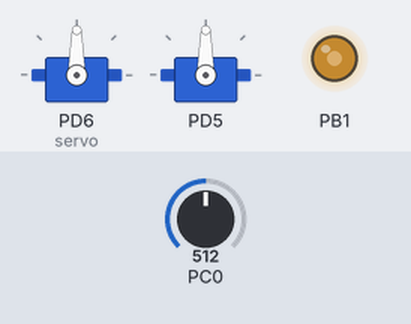
A program run on a simulated ATmega328P, built with avr-gcc and emulated at 2 MHz. On the bench: 2 × servo, output pins drawn as LEDs (lit = HIGH). The test bench sets the inputs (shaded band); at power-on: PC0 = 512. Sleep ends after the set time or at an interrupt; servo pulses on a pin are drawn as a servo (544–2400 µs = 0–180°).

Above: at 0.1 s.
At 32.87 s:
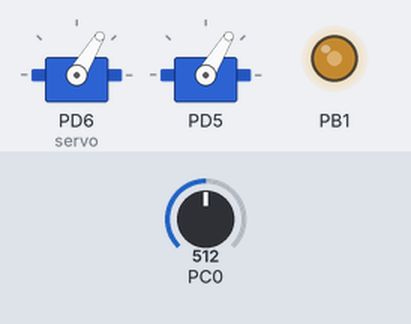
At 33.3 s:
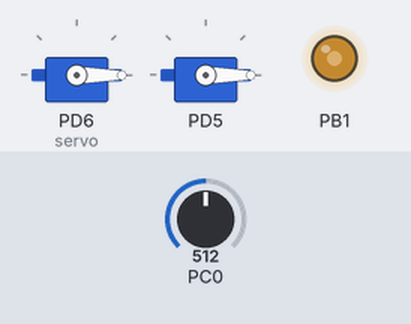
Timing chart, 0 to 34.8 s (numbered marks = the images above):
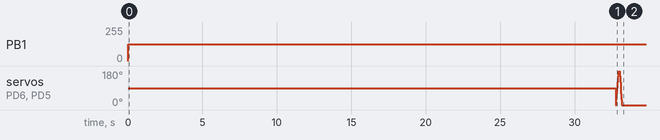

Measured:
- by itself, PB1: 0/255 → 125/255 at 0.00 s

The program:

main.c
```c
/*
1. Use the Watchdog Timer to make the alarm go off after x seconds ?
2. Use the Button to turn off the alarm ?
3. Use the Speaker to play the alarm sound <-
4. Use the Microphone to make the alarm snooze <-
5. Use the Motors to make the wings flap when the alarm goes off ?

*/
/*
 * Alarm thingy.c
 *
 * Created: 9/3/2025 12:12:27 AM
 * Author : mattp
 */

#define BAUD 9600
//#define TURN_ON_LED PINB |= (1 << PINB2)
#define SOUND_LED PORTB |= (1 << PINB2)
#define SOUND_LED_OFF (PORTB &= ~(1 << PINB2))
#define ALARM_IS_ACTIVE PINC & (1 << PINC5) // Button is not pressed
#define BUTTON_PRESSED ~PINC & (1 << PINC5)
#define SNOOZE PINB & (1 << PINB2)

#include "common.h"
#include <avr/interrupt.h>
#include <avr/wdt.h>
#include <avr/sleep.h>
#include <stdbool.h>
#include "watchdog.h"
#include "uart.h"
#include "adc.h"
#include "servo.h"
#include "audio.h"


const uint16_t snooze_seconds = 16; // Set the snooze time to 16
volatile uint32_t count_s = 0; // The number of seconds counted
volatile bool start_counting = 0; // Indicates when to start counting
uint32_t target_seconds = 30; // Number of seconds to count to

void count_down(void); // Count until target has been reached

ISR(WDT_vect) {
	// Increment count_s whenever the Watchdog Timer times out
	count_s += 8;
}

int main(void)
{
	// Initialize the peripherals
	uart_init(BAUD);
	adc_init();
	wdt_init();
	servo_init();
	servo_write_angles(90, 90);
	sei();

	// Set the inputs and output pins ### DECIDE WHICH TO USE ###
	DDRC &= ~(1 << DDC5); // Set PC5 as button input
	PORTC |= (1 << PORTC5);

	// Enable sleep
	set_sleep_mode(SLEEP_MODE_PWR_DOWN); // Set sleep mode to Power-down
	sleep_enable();

	// Enable sound
	audio_init();
	audio_set_loop(0);        // loop alarm(0=no loop, 1=loop)
	sei();

    while (1)
    {
		// Wait until the alarm time has been sent to the MCU, then set target_seconds from the input
		//uint8_t data = uart_receive();
		//target_seconds = data;
		//target_seconds = 16;

		//_delay_ms(1000);
		// Wait until alarm goes off
		count_down();

		// Wait until the alarm is turned off
		while (1) {
			// Check if microphone detects noise while arms are moving ### POSSIBLY CHANGE TO NOT DO AT SAME TIME ###
			if (servos_sweep_in_phase(30)) {
				target_seconds = snooze_seconds;
				count_down();
				continue;
			}

			// Alarm button is pressed and alarm turns off
			if (BUTTON_PRESSED) {
				break;
			}

			// Play the audio once
			audio_play(1);
			_delay_ms(1500);
			audio_stop();

			// Alarm button is pressed and alarm turns off
			if (BUTTON_PRESSED) {
				break;
			}
		}
    }
}

void count_down(void) {
	while(1) {
		sleep_cpu();

		// Stop counting when the set time has passed
		if (count_s >= target_seconds) {
			count_s = 0;
			break;
		}
	}
}
```

adc.c
```c
/*
 * adc.c
 *
 * Created: 10/09/2025 12:31:08 pm
 *  Author: calvi
 */

#include "common.h"
#include "adc.h"
#include <avr/io.h>

const uint16_t mic_threshold = 200; // Set the noise threshold for the microphone

void adc_init() {
	ADMUX |= (1 << REFS0); // Sets Vref to AVcc
	ADCSRA |= (1<<ADEN) | (1<<ADPS2); // Enables the ADC and sets the prescaler to 16
	//ADCSRB = 0;
	//DIDR0 = 0;
}
uint16_t adc_read(uint8_t chan) {
	ADMUX &= 0xF0; // De-selects all ADC input channels
	ADMUX |= chan; // Selects the channel to convert from
	ADCSRA |= (1 << ADSC); // Starts the ADC conversion

	// Returns the ADC value once conversion is complete
	while ((ADCSRA & (1 << ADIF)) == 0) {
		;
	}
	return ADC;
}

uint16_t adc_convert_mv(int value) {
	return (float)4.88 * value; // voltage_mV = ...
}

bool alarm_snoozed(void) {
	// Read the voltage input from the microphone if
	uint16_t adc_reading = adc_read(0);
	adc_reading = adc_convert_mv(adc_reading);

	// Snooze the alarm when a loud enough noise has been made
	if (adc_reading > mic_threshold) {
		return 1;
	}

	return 0;
}
```

adc.h
```c
/*
 * adc.h
 *
 * Created: 10/09/2025 12:31:19 pm
 *  Author: calvi
 */


#ifndef _ADC_H
#define _ADC_H

#include <stdint.h>
#include <stdbool.h>

void adc_init(); // Initializes the ADC
uint16_t adc_read(uint8_t chan); // Reads the inputted ADC channel
uint16_t adc_convert_mv(int value); // Converts the ADC value to mV
bool alarm_snoozed(void); // Returns true if mic threshold has been reached

#endif
```

audio.c
```c
#include "common.h"
#include <avr/io.h>
#include <avr/interrupt.h>
#include <avr/pgmspace.h>
#include "clip_8k.h"   // clip_sr (=8000), clip_length, clip_data[] PROGMEM
/* PB1 (OC1A) output, Timer1 = 31.25 kHz fast PWM carrier @2 MHz,
   Timer2 CTC ? 8 kHz sample tick. */

static volatile uint32_t sample_index = 0;
static volatile uint8_t  g_playing    = 0;
static volatile uint8_t  g_loop       = 1;

/* ---- Timer1: Fast PWM on OC1A, TOP=ICR1=63 => 31.25 kHz ---- */
static void pwm_timer1_init(void) {
    DDRB  |= _BV(PB1);                 // PB1 = OC1A
    ICR1   = 63;                       // 2e6/(63+1)=31.25 kHz
    OCR1A  = ICR1/2;                   // mid duty (silence)
    TCCR1A = _BV(COM1A1) | _BV(WGM11); // Fast PWM (mode 14), non-inverting
    TCCR1B = _BV(WGM13) | _BV(WGM12) | _BV(CS10); // prescale=1
}

/* ---- Timer2: CTC for sample rate ---- */
static void sampler_timer2_setup(uint32_t rate_hz) {
    TCCR2A = _BV(WGM21);               // CTC
    TCCR2B = _BV(CS21);                // prescale 8
    OCR2A  = (uint8_t)(F_CPU / (8UL * rate_hz) - 1UL); // ~30 @ 8 kHz
    TIMSK2 &= ~_BV(OCIE2A);            // disabled until play()
    TIFR2   = _BV(OCF2A);              // clear pending
}

/* ---- Public API ---- */
void audio_init(void) {
    pwm_timer1_init();
    sampler_timer2_setup(clip_sr);
    OCR1A = ICR1/2;    // silence
    sample_index = 0;
    g_playing = 0;
    g_loop = 1;
}

void audio_play(uint8_t restart) {
    if (restart) sample_index = 0;
    TIFR2   = _BV(OCF2A);
    TIMSK2 |= _BV(OCIE2A);
    g_playing = 1;
}

void audio_stop(void) {
    TIMSK2 &= ~_BV(OCIE2A);
    OCR1A   = ICR1/2;   // silence
    g_playing = 0;
}

void audio_set_loop(uint8_t loop_on) {
    g_loop = (loop_on != 0);
}

/* ---- ~8 kHz sample tick ---- */
ISR(TIMER2_COMPA_vect) {
    if (sample_index >= clip_length) {
        if (g_loop) {
            sample_index = 0;
        } else {
            TIMSK2 &= ~_BV(OCIE2A);
            OCR1A   = ICR1/2;
            g_playing = 0;
            sample_index = 0;
            return;
        }
    }
    uint8_t s8 = pgm_read_byte(&clip_data[sample_index++]); // 0..255
    OCR1A = ((uint16_t)s8 * ICR1) / 255; // map to PWM range
}
```

audio.h
```c
#ifndef AUDIO_H
#define AUDIO_H
#include <stdint.h>

void audio_init(void);
void audio_play(uint8_t restart);   // 1 = from start, 0 = resume
void audio_stop(void);              // hard-silence + stop ticking
void audio_set_loop(uint8_t loop_on);

#endif
```

common.h
```c
/*
 * common.h
 *
 * Created: 9/10/2025 2:00:47 PM
 *  Author: mattp
 */


#ifndef COMMON_H_
#define COMMON_H_

#define F_CPU 2000000UL
#include <avr/io.h>
#include <stdio.h>
#include <util/delay.h>

#endif /* COMMON_H_ */
```

servo.c
```c
#include "common.h"
#include "servo.h"
#include "adc.h"
#include <avr/io.h>
#include <util/delay.h>

// -------- Timer0 settings (Phase Correct, TOP=0xFF) --------
// F_CPU = 2 MHz assumed. Prescaler = 64 -> tick = 32 us.
// Phase-correct period = 510 ticks -> ~16.32 ms (~61.3 Hz).
#if (F_CPU != 2000000UL)
#warning "This config is tuned for F_CPU=2 MHz. If you change F_CPU, recompute prescaler."
#endif

#define T0_PRESC_BITS   ((1<<CS01) | (1<<CS00))   // /64
#define T0_PRESC_VAL    64UL

// Compute tick and period in microseconds using integer math (no overflow)
static inline uint16_t t0_tick_us(void) {
	// For 2 MHz and /64 this is 32 us exactly
	return (uint16_t)((T0_PRESC_VAL * 1000000UL) / F_CPU);
}
static inline uint32_t t0_period_us(void) {
	return (uint32_t)510U * (uint32_t)t0_tick_us();
}

// Map microseconds to OCR (0..255) based on actual PWM period
static inline uint8_t us_to_ocr(uint16_t pulse_us) {
	if (pulse_us < SERVO_MIN_US) pulse_us = SERVO_MIN_US;
	if (pulse_us > SERVO_MAX_US) pulse_us = SERVO_MAX_US;
	uint32_t per_us = t0_period_us();                // ?16320
	uint32_t ocr = ( (uint32_t)pulse_us * 255U + (per_us/2U) ) / per_us;  // round
	if (ocr < 1U)   ocr = 1U;                        // keep non-zero pulse
	if (ocr > 254U) ocr = 254U;                      // avoid 100% edge case
	return (uint8_t)ocr;
}

static inline uint16_t angle_to_us(uint8_t deg) {
	if (deg > 180) deg = 180;
	uint32_t span = (uint32_t)(SERVO_MAX_US - SERVO_MIN_US);
	return (uint16_t)(SERVO_MIN_US + (span * deg) / 180UL);
}

void servo_init(void)
{
	// PD6 (OC0A) + PD5 (OC0B) as outputs
	DDRD |= (1 << DDD6) | (1 << DDD5);

	// Phase Correct PWM (WGM02:0 = 0b001): TOP=0xFF
	// Non-inverting on both channels
	TCCR0A = (1 << COM0A1) | (1 << COM0B1) | (1 << WGM00);
	TCCR0B = 0;                       // WGM02=0, prescaler not set yet

	// Center both servos (~1.5 ms)
	OCR0A = us_to_ocr(1500);          // PD6
	OCR0B = us_to_ocr(1500);          // PD5

	// Start timer with prescaler /64
	TCCR0B |= T0_PRESC_BITS;
}

// ---- Channel A: PD6 (OC0A) ----
void servo_write_us(uint16_t pulse) { OCR0A = us_to_ocr(pulse); }
void servo_write_angle(uint8_t deg) { servo_write_us(angle_to_us(deg)); }

// ---- Channel B: PD5 (OC0B) ----
void servo2_write_us(uint16_t pulse) { OCR0B = us_to_ocr(pulse); }
void servo2_write_angle(uint8_t deg) { servo2_write_us(angle_to_us(deg)); }


// Write both channels in the same frame
void servo_write_angles(uint8_t a_deg, uint8_t b_deg)
{
	// PD6 (OC0A)
	servo_write_angle(a_deg);
	// PD5 (OC0B)
	servo2_write_angle(b_deg);
}

// Sweep both the same way (0?180?0) with a fixed frame time
bool servos_sweep_in_phase(uint8_t step_deg)
{
	if (step_deg == 0) step_deg = 1;

	bool snoozed = 0;

	for (uint8_t a = 0; a <= 180; a += step_deg) {
		servo_write_angles(a, a);
		if (alarm_snoozed()) {
			snoozed = 1;
		}
		_delay_ms(30);
	}
	for (int16_t a = 180; a >= 0; a -= step_deg) {
		servo_write_angles((uint8_t)a, (uint8_t)a);
		if (alarm_snoozed()) {
			snoozed = 1;
		}
		_delay_ms(30);
	}

	return snoozed;
}
```

servo.h
```c
/*
 * servo.h
 * Combined dual-servo (PD6=OC0A, PD5=OC0B) on Timer0.
 */

#ifndef SERVO_H
#define SERVO_H

// Match Proteus "Clock Frequency". Ensure CLKDIV8 is OFF.
#ifndef F_CPU
#define F_CPU 2000000UL
#endif

// 50 Hz nominal frame and limits (servos tolerate ~50 60 Hz)
#define SERVO_PERIOD_US 20000UL        // target frame (informational)
#define SERVO_MIN_US      500UL        // 0.5 ms
#define SERVO_MAX_US     2400UL        // 2.4 ms

#include <stdint.h>
#include <stdbool.h>

// Initializes Timer0 Phase-Correct PWM (TOP=0xFF) and enables PD6, PD5
void servo_init(void);

// ---- Channel A: PD6 (OC0A) ----
void servo_write_us(uint16_t pulse_us);
void servo_write_angle(uint8_t deg);       // 0..180

// ---- Channel B: PD5 (OC0B) ----
void servo2_write_us(uint16_t pulse_us);
void servo2_write_angle(uint8_t deg);      // 0..180

// Convenience sweeps (blocking)
void servo_rotate(void);                   // PD6
void servo2_rotate(void);                  // PD5
bool servos_sweep_in_phase(uint8_t step_deg);

void servo_write_angles(uint8_t a_deg, uint8_t b_deg);

#endif /* SERVO_H */
```

uart.c
```c
/*
 * uart.c
 *
 * Created: 9/3/2025 5:37:31 PM
 *  Author: mattp
 */

#include "common.h"
#include "uart.h"
#include <avr/io.h>
#include <avr/interrupt.h>

void uart_init(uint16_t baud) {
	UCSR0A |= (1<<U2X0);
	uint16_t ubrr = (F_CPU/(8UL*baud)) - 1; // Calculate and set the value for the UBRR0 register
	UBRR0H = (uint8_t)(ubrr >> 8);
	UBRR0L = (uint8_t)ubrr;
	UCSR0B = (1 << RXEN0);// | (1 << RXCIE0)// Enable UART to receive, transmit, and enable interrupt on receive complete
	UCSR0C = (1 << UCSZ01) | (1 << UCSZ00); // Set to 8N1 data frame
}

uint8_t uart_receive(void) {
	while ((UCSR0A & (1<<RXC0)) == 0) {
		;
	}

	uint8_t data = UDR0;
	return data;
}
```

uart.h
```c
/*
 * uart.h
 *
 * Created: 9/3/2025 5:37:15 PM
 *  Author: mattp
 */


#ifndef UART_H_
#define UART_H_

#include <avr/io.h>
#include <stdint.h>

void uart_init(uint16_t ubrr); // Initialize the UART to transmit, receive, with 8N1 data frame with no parity
uint8_t uart_receive(void); // Receives a character through the UART


#endif /* UART_H_ */
```

watchdog.c
```c
/*
 * watchdog.c
 *
 * Created: 9/3/2025 5:12:28 PM
 *  Author: mattp
 */

#include <avr/interrupt.h>
#include <avr/wdt.h>
#include <avr/sleep.h>
#include "watchdog.h"

void wdt_init(void) {
	cli(); // Disables global interrupts
	wdt_reset(); // Reset the WDT so that it does not time out during configuration
	WDTCSR |= (1 << WDCE) | (1 << WDE); // Enable the other bits in this register to be changed and ensure MCU does not reset
	WDTCSR = (1 << WDIE) | (1 << WDP3) | (1 << WDP0); // Change WDT to interrupt mode and set prescaler to 1024K (timeout after 8s)
	sei(); // Enables global interrupts
}
```

watchdog.h
```c
/*
 * watchdog.h
 *
 * Created: 9/3/2025 5:11:47 PM
 *  Author: mattp
 */


#ifndef WATCHDOG_H_
#define WATCHDOG_H_

#include <avr/io.h>

void wdt_init(void); // Initializes the Watchdog timer in interrupt mode to go off every ~8s

#endif /* WATCHDOG_H_ */
```

Source omitted: clip_8k.h (data table, 77418 bytes)
